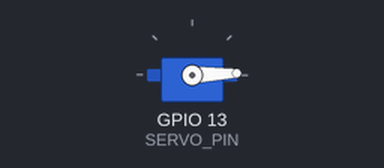
The sketch below on a simulated ESP32. Shown: servo.

Above: at 1.05 s.
At 2.85 s:
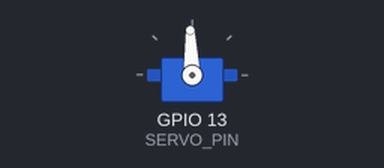
At 4.7 s:
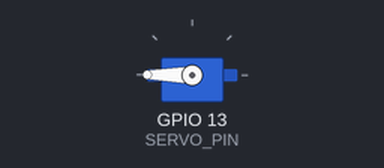
At 8.4 s:
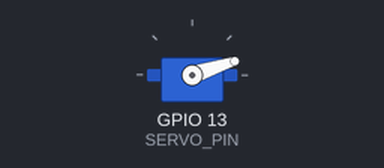
Timing chart, 0 to 11.8 s (numbered marks = the images above):
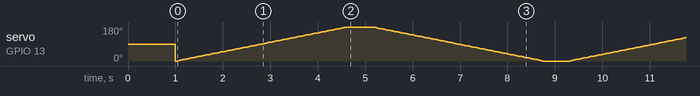

The sketch:

servo_sweep_test.ino
```cpp
#include <ESP32Servo.h>

Servo lidarServo;

const int SERVO_PIN = 13;

void setup() {
  Serial.begin(115200);

  lidarServo.setPeriodHertz(50);
  lidarServo.attach(SERVO_PIN, 1000, 2000);

  lidarServo.write(90);
  delay(1000);
}

void loop() {
  // Sweep from left to right
  for (int angle = 0; angle <= 180; angle += 2) {
    lidarServo.write(angle);
    delay(40);
  }

  delay(500);

  // Sweep from right to left
  for (int angle = 180; angle >= 0; angle -= 2) {
    lidarServo.write(angle);
    delay(40);
  }

  delay(500);
}
```
